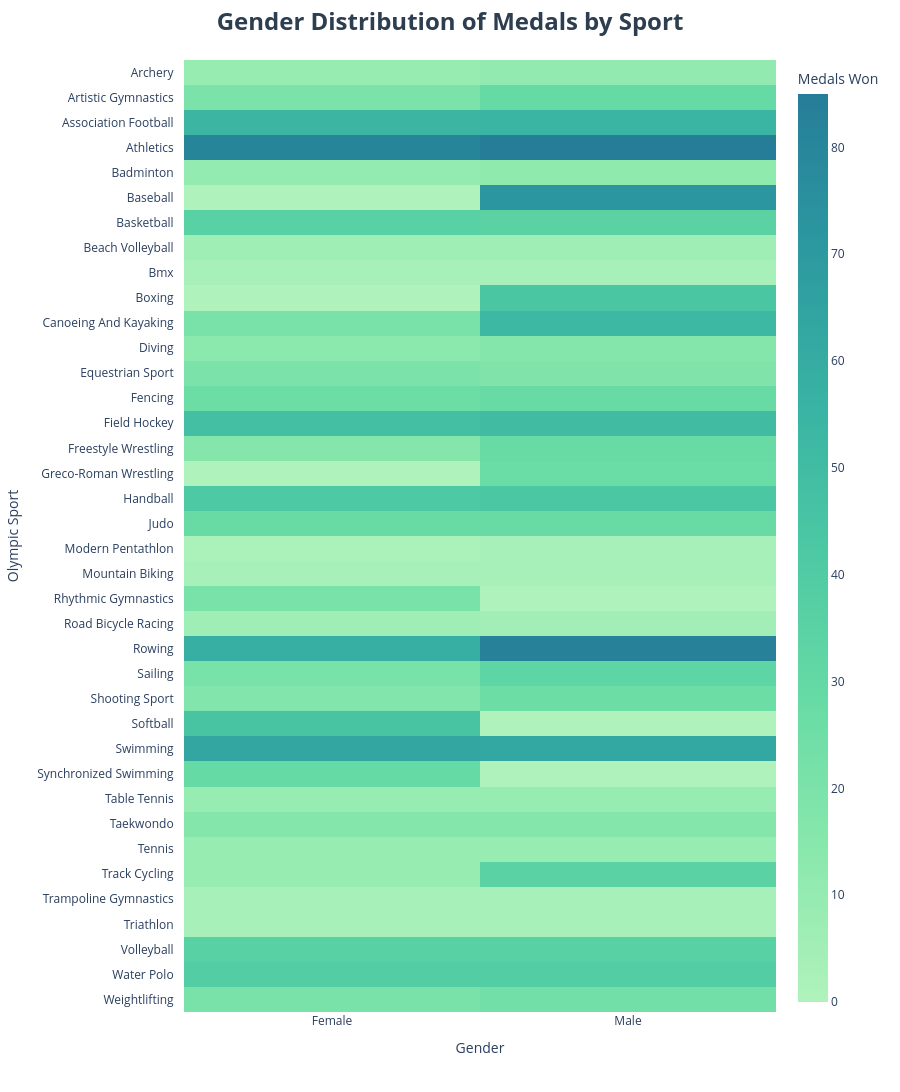

Write notebook code for a chart like this one.
### Markdown cell above
Using this data, we can construct a **heatmap**, which shows the gender distribution of medals by sport. A sport with gender equality will have very similar colors for male and female, whereas one with more inequality will have different colors for each gender.

This heatmap will show us import insights, including which sports have the most and least equality, as well as which sports award the most and least medals.

### Code cell
#Heatmap of gender distribution of medals by sport

gender_data.columns = [str(c).capitalize() for c in gender_data.columns]
gender_data.index = gender_data.index.str.title()

fig = px.imshow(
    gender_data,
    color_continuous_scale='Tealgrn', 
    labels=dict(x = 'Gender', y="Olympic Sport", color="Medals Won"),
    aspect="auto", 
    height=1200
)

fig.update_layout(
    title={
        'text': "<b>Gender Distribution of Medals by Sport</b>",
        'x': 0.5,
        'font': {'size': 24, 'color': '#2c3e50'}
    }
)

fig.update_yaxes(ticksuffix = '   ')

fig.show()

### Figure 1 — Plotly figure (JSON) as saved in the notebook; plotly's stock layout.template omitted (floating-point values rounded to 4 significant figures)
{"data": [{"coloraxis": "coloraxis", "hovertemplate": "Gender: %{x}<br>Olympic Sport: %{y}<br>Medals Won: %{z}<extra></extra>", "name": "0", "type": "heatmap", "x": ["Female", "Male"], "xaxis": "x", "y": ["Archery", "Artistic Gymnastics", "Association Football", "Athletics", "Badminton", "Baseball", "Basketball", "Beach Volleyball", "Bmx", "Boxing", "Canoeing And Kayaking", "Diving", "Equestrian Sport", "Fencing", "Field Hockey", "Freestyle Wrestling", "Greco-Roman Wrestling", "Handball", "Judo", "Modern Pentathlon", "Mountain Biking", "Rhythmic Gymnastics", "Road Bicycle Racing", "Rowing", "Sailing", "Shooting Sport", "Softball", "Swimming", "Synchronized Swimming", "Table Tennis", "Taekwondo", "Tennis", "Track Cycling", "Trampoline Gymnastics", "Triathlon", "Volleyball", "Water Polo", "Weightlifting"], "yaxis": "y", "z": [[9, 11], [20, 29], [54, 55], [81, 85], [10, 12], [0, 72], [36, 35], [6, 6], [3, 3], [0, 44], [21, 53], [13, 16], [20, 18], [26, 28], [48, 50], [16, 28], [0, 27], [42, 43], [28, 28], [2, 3], [3, 3], [21, 0], [6, 5], [58, 83], [21, 33], [17, 26], [45, 0], [63, 62], [29, 0], [9, 9], [16, 16], [9, 9], [9, 35], [3, 3], [3, 3], [36, 36], [39, 39], [21, 24]]}], "layout": {"coloraxis": {"colorbar": {"title": {"text": "Medals Won"}}, "colorscale": [[0, "rgb(176, 242, 188)"], [0.1667, "rgb(137, 232, 172)"], [0.3333, "rgb(103, 219, 165)"], [0.5, "rgb(76, 200, 163)"], [0.6667, "rgb(56, 178, 163)"], [0.8333, "rgb(44, 152, 160)"], [1, "rgb(37, 125, 152)"]]}, "height": 1200, "margin": {"t": 60}, "title": {"font": {"color": "#2c3e50", "size": 24}, "text": "<b>Gender Distribution of Medals by Sport</b>", "x": 0.5}, "xaxis": {"anchor": "y", "domain": [0, 1], "title": {"text": "Gender"}}, "yaxis": {"anchor": "x", "autorange": "reversed", "domain": [0, 1], "ticksuffix": "   ", "title": {"text": "Olympic Sport"}}}}
